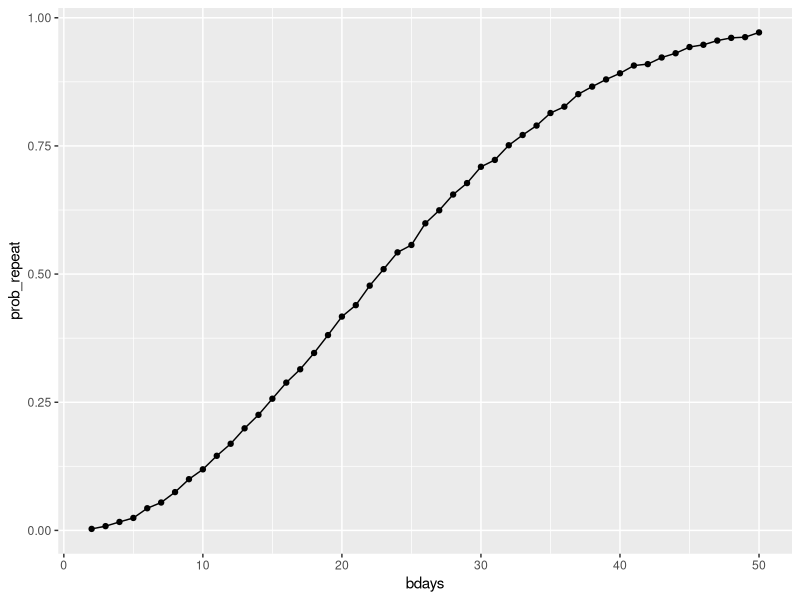

This figure's R source:
## ---- chunk 1
library(dplyr)
library(tidyr)
library(purrr)
library(ggplot2)

birthdays = sample(1:365, 5, replace = TRUE)

repeated_bday = length(unique(birthdays)) < 5

repeated_bday
## ---- chunk 2

bday_sim = function(n_room) {

    birthdays = sample(1:365, n_room, replace = TRUE)

    repeated_bday = length(unique(birthdays)) < n_room

    repeated_bday
    
}

bday_sim(5)
## ---- chunk 3

bday_sim_results = 
  expand_grid(
    bdays = 2:50,
    iter = 1:10000
  ) |> 
  mutate(
    result = map_lgl(bdays, bday_sim)
  ) |> 
  group_by(
    bdays
    ) |> 
  summarize(
    prob_repeat = mean(result)
  )
  
bday_sim_results
## ---- chunk 4
bday_sim_results |> 
  ggplot(aes(x = bdays, y = prob_repeat)) +
  geom_point() +
  geom_line()
